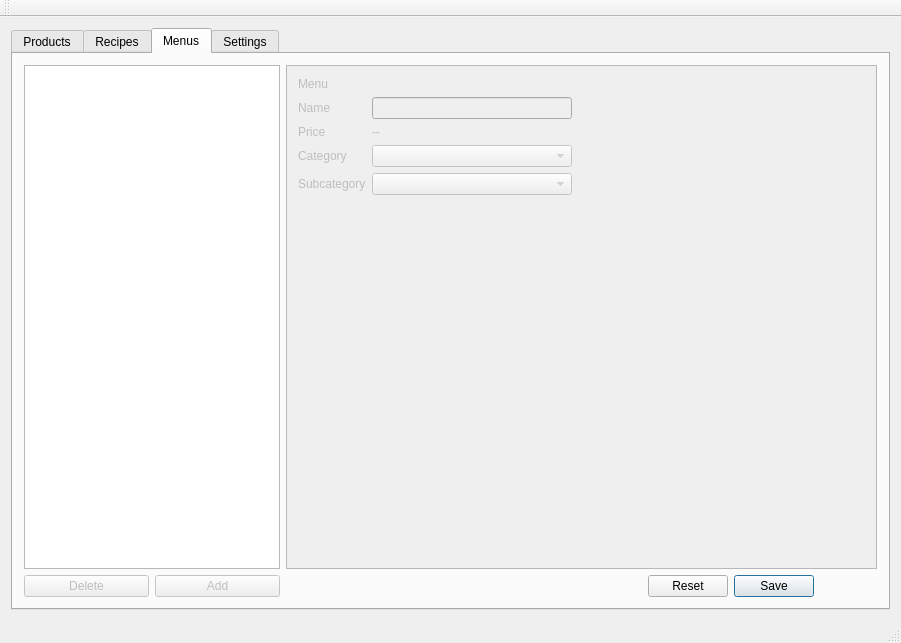
<?xml version="1.0" encoding="UTF-8"?>
<ui version="4.0">
 <class>MainWindow</class>
 <widget class="QMainWindow" name="MainWindow">
  <property name="geometry">
   <rect>
    <x>0</x>
    <y>0</y>
    <width>901</width>
    <height>643</height>
   </rect>
  </property>
  <property name="windowTitle">
   <string>MainWindow</string>
  </property>
  <widget class="QWidget" name="centralWidget">
   <layout class="QGridLayout" name="gridLayout">
    <item row="0" column="0">
     <widget class="QTabWidget" name="tabWidget">
      <property name="currentIndex">
       <number>2</number>
      </property>
      <widget class="QWidget" name="products">
       <attribute name="title">
        <string>Products</string>
       </attribute>
       <layout class="QGridLayout" name="gridLayout_2">
        <item row="2" column="0">
         <widget class="QPushButton" name="prod_delprod">
          <property name="enabled">
           <bool>true</bool>
          </property>
          <property name="text">
           <string>Delete</string>
          </property>
         </widget>
        </item>
        <item row="0" column="2" colspan="2">
         <widget class="QScrollArea" name="prod_scroll">
          <property name="enabled">
           <bool>false</bool>
          </property>
          <property name="widgetResizable">
           <bool>true</bool>
          </property>
          <widget class="QWidget" name="prod_edit_wrapper">
           <property name="geometry">
            <rect>
             <x>0</x>
             <y>0</y>
             <width>597</width>
             <height>465</height>
            </rect>
           </property>
           <layout class="QHBoxLayout" name="horizontalLayout_4">
            <item>
             <layout class="QFormLayout" name="prod_edit">
              <property name="fieldGrowthPolicy">
               <enum>QFormLayout::AllNonFixedFieldsGrow</enum>
              </property>
              <item row="0" column="0">
               <widget class="QLabel" name="prod_title">
                <property name="text">
                 <string>Product</string>
                </property>
               </widget>
              </item>
              <item row="1" column="0">
               <widget class="QLabel" name="prod_name_tag">
                <property name="text">
                 <string>Name</string>
                </property>
               </widget>
              </item>
              <item row="1" column="1">
               <widget class="QLineEdit" name="prod_name">
                <property name="sizePolicy">
                 <sizepolicy hsizetype="Maximum" vsizetype="Fixed">
                  <horstretch>0</horstretch>
                  <verstretch>0</verstretch>
                 </sizepolicy>
                </property>
                <property name="minimumSize">
                 <size>
                  <width>200</width>
                  <height>0</height>
                 </size>
                </property>
               </widget>
              </item>
              <item row="2" column="0">
               <widget class="QLabel" name="prod_cat_tag">
                <property name="text">
                 <string>Category</string>
                </property>
               </widget>
              </item>
              <item row="2" column="1">
               <widget class="QComboBox" name="prod_cat">
                <property name="sizePolicy">
                 <sizepolicy hsizetype="Maximum" vsizetype="Fixed">
                  <horstretch>0</horstretch>
                  <verstretch>0</verstretch>
                 </sizepolicy>
                </property>
                <property name="minimumSize">
                 <size>
                  <width>200</width>
                  <height>0</height>
                 </size>
                </property>
               </widget>
              </item>
              <item row="3" column="0">
               <widget class="QLabel" name="prod_subcat_tag">
                <property name="text">
                 <string>Subcategory</string>
                </property>
               </widget>
              </item>
              <item row="4" column="0">
               <widget class="QLabel" name="prod_meas_tag">
                <property name="text">
                 <string>Measurement</string>
                </property>
               </widget>
              </item>
              <item row="4" column="1">
               <widget class="QComboBox" name="prod_meas">
                <property name="sizePolicy">
                 <sizepolicy hsizetype="Maximum" vsizetype="Fixed">
                  <horstretch>0</horstretch>
                  <verstretch>0</verstretch>
                 </sizepolicy>
                </property>
                <property name="minimumSize">
                 <size>
                  <width>200</width>
                  <height>0</height>
                 </size>
                </property>
               </widget>
              </item>
              <item row="5" column="0">
               <widget class="QLabel" name="prod_pricetable_tag">
                <property name="text">
                 <string>Prices</string>
                </property>
               </widget>
              </item>
              <item row="7" column="1">
               <layout class="QHBoxLayout" name="horizontalLayout_6">
                <item>
                 <spacer name="horizontalSpacer">
                  <property name="orientation">
                   <enum>Qt::Horizontal</enum>
                  </property>
                  <property name="sizeHint" stdset="0">
                   <size>
                    <width>40</width>
                    <height>20</height>
                   </size>
                  </property>
                 </spacer>
                </item>
                <item>
                 <widget class="QPushButton" name="prod_setcurrentprice">
                  <property name="text">
                   <string>Set Current</string>
                  </property>
                 </widget>
                </item>
                <item>
                 <widget class="QPushButton" name="prod_editprice">
                  <property name="text">
                   <string>Edit</string>
                  </property>
                 </widget>
                </item>
                <item>
                 <widget class="QPushButton" name="prod_newprice">
                  <property name="text">
                   <string>New</string>
                  </property>
                 </widget>
                </item>
                <item>
                 <widget class="QPushButton" name="prod_delprice">
                  <property name="text">
                   <string>Delete</string>
                  </property>
                 </widget>
                </item>
               </layout>
              </item>
              <item row="8" column="0">
               <widget class="QLabel" name="prod_notes_tag">
                <property name="text">
                 <string>Notes</string>
                </property>
               </widget>
              </item>
              <item row="8" column="1">
               <widget class="QPlainTextEdit" name="prod_notes"/>
              </item>
              <item row="5" column="1">
               <widget class="QTableView" name="prod_pricetable">
                <property name="editTriggers">
                 <set>QAbstractItemView::NoEditTriggers</set>
                </property>
                <property name="selectionBehavior">
                 <enum>QAbstractItemView::SelectRows</enum>
                </property>
                <attribute name="horizontalHeaderStretchLastSection">
                 <bool>true</bool>
                </attribute>
                <attribute name="verticalHeaderStretchLastSection">
                 <bool>false</bool>
                </attribute>
               </widget>
              </item>
              <item row="3" column="1">
               <widget class="QComboBox" name="prod_subcat">
                <property name="sizePolicy">
                 <sizepolicy hsizetype="Maximum" vsizetype="Fixed">
                  <horstretch>0</horstretch>
                  <verstretch>0</verstretch>
                 </sizepolicy>
                </property>
                <property name="minimumSize">
                 <size>
                  <width>200</width>
                  <height>0</height>
                 </size>
                </property>
               </widget>
              </item>
             </layout>
            </item>
           </layout>
          </widget>
         </widget>
        </item>
        <item row="2" column="2">
         <spacer name="horizontalSpacer_2">
          <property name="orientation">
           <enum>Qt::Horizontal</enum>
          </property>
          <property name="sizeHint" stdset="0">
           <size>
            <width>40</width>
            <height>20</height>
           </size>
          </property>
         </spacer>
        </item>
        <item row="2" column="3">
         <widget class="QDialogButtonBox" name="prod_curprod_buttons">
          <property name="sizePolicy">
           <sizepolicy hsizetype="Expanding" vsizetype="Fixed">
            <horstretch>0</horstretch>
            <verstretch>0</verstretch>
           </sizepolicy>
          </property>
          <property name="standardButtons">
           <set>QDialogButtonBox::Reset|QDialogButtonBox::Save</set>
          </property>
          <property name="centerButtons">
           <bool>true</bool>
          </property>
         </widget>
        </item>
        <item row="2" column="1">
         <widget class="QPushButton" name="prod_newprod">
          <property name="enabled">
           <bool>true</bool>
          </property>
          <property name="text">
           <string>Add</string>
          </property>
         </widget>
        </item>
        <item row="0" column="0" colspan="2">
         <widget class="QTreeView" name="prod_tree">
          <property name="sizePolicy">
           <sizepolicy hsizetype="Fixed" vsizetype="Expanding">
            <horstretch>0</horstretch>
            <verstretch>0</verstretch>
           </sizepolicy>
          </property>
          <property name="frameShape">
           <enum>QFrame::StyledPanel</enum>
          </property>
          <property name="editTriggers">
           <set>QAbstractItemView::NoEditTriggers</set>
          </property>
          <property name="selectionMode">
           <enum>QAbstractItemView::ExtendedSelection</enum>
          </property>
          <attribute name="headerVisible">
           <bool>false</bool>
          </attribute>
         </widget>
        </item>
       </layout>
      </widget>
      <widget class="QWidget" name="recipes">
       <attribute name="title">
        <string>Recipes</string>
       </attribute>
       <layout class="QGridLayout" name="gridLayout_4">
        <item row="2" column="0">
         <widget class="QPushButton" name="rec_delrec">
          <property name="enabled">
           <bool>true</bool>
          </property>
          <property name="text">
           <string>Delete</string>
          </property>
         </widget>
        </item>
        <item row="0" column="0" colspan="2">
         <widget class="QTreeView" name="rec_tree">
          <property name="sizePolicy">
           <sizepolicy hsizetype="Minimum" vsizetype="Expanding">
            <horstretch>0</horstretch>
            <verstretch>0</verstretch>
           </sizepolicy>
          </property>
          <property name="sizeAdjustPolicy">
           <enum>QAbstractScrollArea::AdjustIgnored</enum>
          </property>
          <property name="editTriggers">
           <set>QAbstractItemView::NoEditTriggers</set>
          </property>
          <property name="selectionMode">
           <enum>QAbstractItemView::ExtendedSelection</enum>
          </property>
          <attribute name="headerVisible">
           <bool>false</bool>
          </attribute>
         </widget>
        </item>
        <item row="2" column="3">
         <widget class="QDialogButtonBox" name="rec_currec_buttons">
          <property name="standardButtons">
           <set>QDialogButtonBox::Reset|QDialogButtonBox::Save</set>
          </property>
          <property name="centerButtons">
           <bool>true</bool>
          </property>
         </widget>
        </item>
        <item row="2" column="1">
         <widget class="QPushButton" name="rec_newrec">
          <property name="enabled">
           <bool>true</bool>
          </property>
          <property name="text">
           <string>Add</string>
          </property>
         </widget>
        </item>
        <item row="2" column="2">
         <spacer name="horizontalSpacer_3">
          <property name="orientation">
           <enum>Qt::Horizontal</enum>
          </property>
          <property name="sizeHint" stdset="0">
           <size>
            <width>40</width>
            <height>20</height>
           </size>
          </property>
         </spacer>
        </item>
        <item row="0" column="2" colspan="2">
         <widget class="QScrollArea" name="rec_scroll">
          <property name="enabled">
           <bool>false</bool>
          </property>
          <property name="widgetResizable">
           <bool>true</bool>
          </property>
          <widget class="QWidget" name="scrollAreaWidgetContents">
           <property name="geometry">
            <rect>
             <x>0</x>
             <y>0</y>
             <width>597</width>
             <height>465</height>
            </rect>
           </property>
           <layout class="QFormLayout" name="formLayout">
            <property name="fieldGrowthPolicy">
             <enum>QFormLayout::AllNonFixedFieldsGrow</enum>
            </property>
            <item row="0" column="0">
             <widget class="QLabel" name="rec_title">
              <property name="text">
               <string>Recipe</string>
              </property>
             </widget>
            </item>
            <item row="1" column="0">
             <widget class="QLabel" name="rec_name_tag">
              <property name="text">
               <string>Name</string>
              </property>
             </widget>
            </item>
            <item row="1" column="1">
             <widget class="QLineEdit" name="rec_name">
              <property name="sizePolicy">
               <sizepolicy hsizetype="Maximum" vsizetype="Fixed">
                <horstretch>0</horstretch>
                <verstretch>0</verstretch>
               </sizepolicy>
              </property>
              <property name="minimumSize">
               <size>
                <width>200</width>
                <height>0</height>
               </size>
              </property>
             </widget>
            </item>
            <item row="2" column="0">
             <widget class="QLabel" name="rec_price_tag">
              <property name="text">
               <string>Price</string>
              </property>
             </widget>
            </item>
            <item row="2" column="1">
             <widget class="QLabel" name="rec_price">
              <property name="text">
               <string>--</string>
              </property>
             </widget>
            </item>
            <item row="4" column="0">
             <widget class="QLabel" name="rec_cat_tag">
              <property name="text">
               <string>Category</string>
              </property>
             </widget>
            </item>
            <item row="4" column="1">
             <widget class="QComboBox" name="rec_cat">
              <property name="sizePolicy">
               <sizepolicy hsizetype="Maximum" vsizetype="Fixed">
                <horstretch>0</horstretch>
                <verstretch>0</verstretch>
               </sizepolicy>
              </property>
              <property name="minimumSize">
               <size>
                <width>200</width>
                <height>0</height>
               </size>
              </property>
             </widget>
            </item>
            <item row="5" column="0">
             <widget class="QLabel" name="rec_subcat_tag">
              <property name="text">
               <string>Subcategory</string>
              </property>
             </widget>
            </item>
            <item row="5" column="1">
             <widget class="QComboBox" name="rec_subcat">
              <property name="sizePolicy">
               <sizepolicy hsizetype="Maximum" vsizetype="Fixed">
                <horstretch>0</horstretch>
                <verstretch>0</verstretch>
               </sizepolicy>
              </property>
              <property name="minimumSize">
               <size>
                <width>200</width>
                <height>0</height>
               </size>
              </property>
             </widget>
            </item>
            <item row="6" column="0">
             <widget class="QLabel" name="rec_ing_tag">
              <property name="text">
               <string>Ingredients</string>
              </property>
             </widget>
            </item>
            <item row="6" column="1">
             <widget class="QTableView" name="rec_ing">
              <property name="selectionBehavior">
               <enum>QAbstractItemView::SelectRows</enum>
              </property>
              <attribute name="horizontalHeaderStretchLastSection">
               <bool>true</bool>
              </attribute>
              <attribute name="verticalHeaderStretchLastSection">
               <bool>false</bool>
              </attribute>
             </widget>
            </item>
            <item row="8" column="1">
             <layout class="QHBoxLayout" name="horizontalLayout">
              <item>
               <spacer name="horizontalSpacer_4">
                <property name="orientation">
                 <enum>Qt::Horizontal</enum>
                </property>
                <property name="sizeHint" stdset="0">
                 <size>
                  <width>40</width>
                  <height>20</height>
                 </size>
                </property>
               </spacer>
              </item>
              <item>
               <widget class="QPushButton" name="rec_editprod">
                <property name="text">
                 <string>Edit</string>
                </property>
               </widget>
              </item>
              <item>
               <widget class="QPushButton" name="rec_addprod">
                <property name="text">
                 <string>Add</string>
                </property>
               </widget>
              </item>
              <item>
               <widget class="QPushButton" name="rec_remprod">
                <property name="text">
                 <string>Remove</string>
                </property>
               </widget>
              </item>
             </layout>
            </item>
            <item row="9" column="0">
             <widget class="QLabel" name="rec_servs_tag">
              <property name="text">
               <string>Servings</string>
              </property>
             </widget>
            </item>
            <item row="9" column="1">
             <widget class="QSpinBox" name="rec_servs">
              <property name="sizePolicy">
               <sizepolicy hsizetype="Maximum" vsizetype="Fixed">
                <horstretch>0</horstretch>
                <verstretch>0</verstretch>
               </sizepolicy>
              </property>
             </widget>
            </item>
            <item row="10" column="0">
             <widget class="QLabel" name="rec_elab_tag">
              <property name="text">
               <string>Elaboration</string>
              </property>
             </widget>
            </item>
            <item row="10" column="1">
             <widget class="QPlainTextEdit" name="rec_elab"/>
            </item>
           </layout>
          </widget>
         </widget>
        </item>
       </layout>
      </widget>
      <widget class="QWidget" name="menus">
       <attribute name="title">
        <string>Menus</string>
       </attribute>
       <layout class="QGridLayout" name="gridLayout_5">
        <item row="0" column="0" colspan="2">
         <widget class="QTreeView" name="menu_tree">
          <property name="sizePolicy">
           <sizepolicy hsizetype="Minimum" vsizetype="Expanding">
            <horstretch>0</horstretch>
            <verstretch>0</verstretch>
           </sizepolicy>
          </property>
          <property name="editTriggers">
           <set>QAbstractItemView::NoEditTriggers</set>
          </property>
          <property name="selectionMode">
           <enum>QAbstractItemView::ExtendedSelection</enum>
          </property>
          <attribute name="headerVisible">
           <bool>false</bool>
          </attribute>
         </widget>
        </item>
        <item row="1" column="3">
         <spacer name="horizontalSpacer_5">
          <property name="orientation">
           <enum>Qt::Horizontal</enum>
          </property>
          <property name="sizeHint" stdset="0">
           <size>
            <width>40</width>
            <height>20</height>
           </size>
          </property>
         </spacer>
        </item>
        <item row="1" column="4">
         <widget class="QDialogButtonBox" name="menu_curmenu_buttons">
          <property name="standardButtons">
           <set>QDialogButtonBox::Reset|QDialogButtonBox::Save</set>
          </property>
          <property name="centerButtons">
           <bool>true</bool>
          </property>
         </widget>
        </item>
        <item row="1" column="1">
         <widget class="QPushButton" name="menu_newmenu">
          <property name="enabled">
           <bool>false</bool>
          </property>
          <property name="text">
           <string>Add</string>
          </property>
         </widget>
        </item>
        <item row="1" column="0">
         <widget class="QPushButton" name="menu_delmenu">
          <property name="enabled">
           <bool>false</bool>
          </property>
          <property name="text">
           <string>Delete</string>
          </property>
         </widget>
        </item>
        <item row="0" column="3" colspan="2">
         <widget class="QScrollArea" name="menu_scroll">
          <property name="enabled">
           <bool>false</bool>
          </property>
          <property name="widgetResizable">
           <bool>true</bool>
          </property>
          <widget class="QWidget" name="scrollAreaWidgetContents_2">
           <property name="geometry">
            <rect>
             <x>0</x>
             <y>0</y>
             <width>597</width>
             <height>465</height>
            </rect>
           </property>
           <layout class="QFormLayout" name="formLayout_2">
            <property name="fieldGrowthPolicy">
             <enum>QFormLayout::AllNonFixedFieldsGrow</enum>
            </property>
            <item row="0" column="0">
             <widget class="QLabel" name="menu_title">
              <property name="text">
               <string>Menu</string>
              </property>
             </widget>
            </item>
            <item row="1" column="0">
             <widget class="QLabel" name="menu_name_tag">
              <property name="text">
               <string>Name</string>
              </property>
             </widget>
            </item>
            <item row="1" column="1">
             <widget class="QLineEdit" name="menu_name">
              <property name="sizePolicy">
               <sizepolicy hsizetype="Maximum" vsizetype="Fixed">
                <horstretch>0</horstretch>
                <verstretch>0</verstretch>
               </sizepolicy>
              </property>
              <property name="minimumSize">
               <size>
                <width>200</width>
                <height>0</height>
               </size>
              </property>
             </widget>
            </item>
            <item row="2" column="0">
             <widget class="QLabel" name="menu_price_tag">
              <property name="text">
               <string>Price</string>
              </property>
             </widget>
            </item>
            <item row="2" column="1">
             <widget class="QLabel" name="menu_price">
              <property name="text">
               <string>--</string>
              </property>
             </widget>
            </item>
            <item row="3" column="0">
             <widget class="QLabel" name="menu_cat_tag">
              <property name="text">
               <string>Category</string>
              </property>
             </widget>
            </item>
            <item row="3" column="1">
             <widget class="QComboBox" name="menu_cat">
              <property name="sizePolicy">
               <sizepolicy hsizetype="Maximum" vsizetype="Fixed">
                <horstretch>0</horstretch>
                <verstretch>0</verstretch>
               </sizepolicy>
              </property>
              <property name="minimumSize">
               <size>
                <width>200</width>
                <height>0</height>
               </size>
              </property>
             </widget>
            </item>
            <item row="4" column="0">
             <widget class="QLabel" name="menu_subcat_tag">
              <property name="text">
               <string>Subcategory</string>
              </property>
             </widget>
            </item>
            <item row="4" column="1">
             <widget class="QComboBox" name="menu_subcat">
              <property name="sizePolicy">
               <sizepolicy hsizetype="Maximum" vsizetype="Fixed">
                <horstretch>0</horstretch>
                <verstretch>0</verstretch>
               </sizepolicy>
              </property>
              <property name="minimumSize">
               <size>
                <width>200</width>
                <height>0</height>
               </size>
              </property>
             </widget>
            </item>
           </layout>
          </widget>
         </widget>
        </item>
       </layout>
      </widget>
      <widget class="QWidget" name="config">
       <attribute name="title">
        <string>Settings</string>
       </attribute>
       <layout class="QHBoxLayout" name="horizontalLayout_3">
        <item>
         <widget class="QToolBox" name="toolBox">
          <property name="currentIndex">
           <number>0</number>
          </property>
          <widget class="QWidget" name="page">
           <property name="geometry">
            <rect>
             <x>0</x>
             <y>0</y>
             <width>861</width>
             <height>434</height>
            </rect>
           </property>
           <attribute name="label">
            <string>Page 1</string>
           </attribute>
           <layout class="QGridLayout" name="gridLayout_3">
            <item row="0" column="0">
             <widget class="QListView" name="listView"/>
            </item>
           </layout>
          </widget>
          <widget class="QWidget" name="page_2">
           <property name="geometry">
            <rect>
             <x>0</x>
             <y>0</y>
             <width>100</width>
             <height>30</height>
            </rect>
           </property>
           <attribute name="label">
            <string>Page 2</string>
           </attribute>
          </widget>
         </widget>
        </item>
       </layout>
      </widget>
     </widget>
    </item>
   </layout>
  </widget>
  <widget class="QMenuBar" name="menuBar">
   <property name="geometry">
    <rect>
     <x>0</x>
     <y>0</y>
     <width>901</width>
     <height>27</height>
    </rect>
   </property>
  </widget>
  <widget class="QToolBar" name="mainToolBar">
   <attribute name="toolBarArea">
    <enum>TopToolBarArea</enum>
   </attribute>
   <attribute name="toolBarBreak">
    <bool>false</bool>
   </attribute>
  </widget>
  <widget class="QStatusBar" name="statusBar"/>
 </widget>
 <layoutdefault spacing="6" margin="11"/>
 <resources/>
 <connections/>
</ui>
